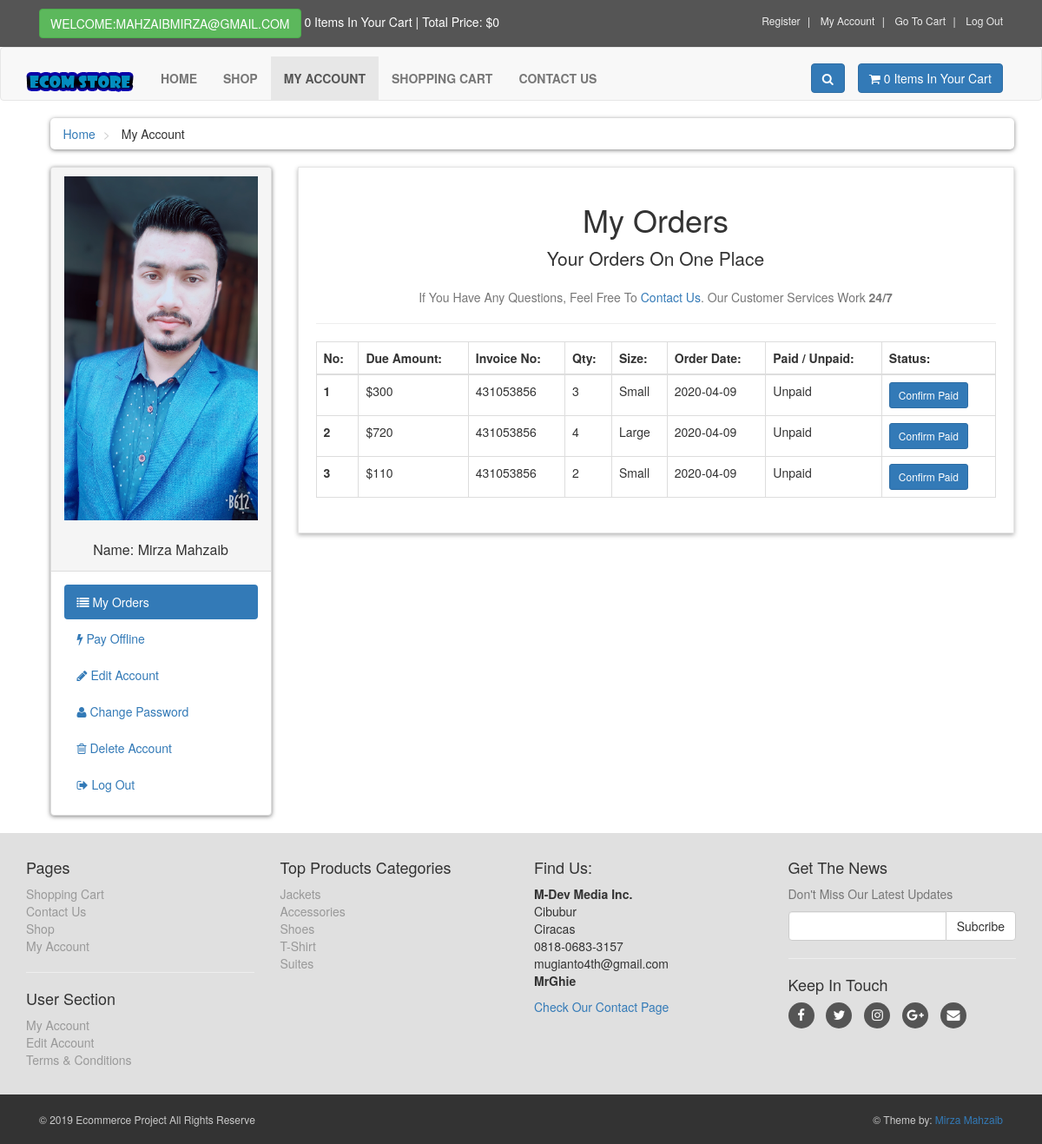
The app's page /customer/my_account.php?my_orders (signed in) with its own data.
### tables this page shows
CREATE TABLE `customers` (
  `customer_id` int(10) NOT NULL,
  `customer_name` varchar(255) NOT NULL,
  `customer_email` varchar(255) NOT NULL,
  `customer_pass` varchar(255) NOT NULL,
  `customer_country` text NOT NULL,
  `customer_city` text NOT NULL,
  `customer_contact` varchar(255) NOT NULL,
  `customer_address` text NOT NULL,
  `customer_image` text NOT NULL,
  `customer_ip` varchar(100) NOT NULL
);

CREATE TABLE `customer_orders` (
  `order_id` int(10) NOT NULL,
  `customer_id` int(10) NOT NULL,
  `due_amount` int(100) NOT NULL,
  `invoice_no` int(100) NOT NULL,
  `qty` int(10) NOT NULL,
  `size` text NOT NULL,
  `order_date` date NOT NULL,
  `order_status` text NOT NULL
);

CREATE TABLE `product_categories` (
  `p_cat_id` int(10) NOT NULL,
  `p_cat_title` text NOT NULL,
  `p_cat_top` text NOT NULL,
  `p_cat_image` text NOT NULL
);

### customer/my_orders.php (the view)
<center>
	<h1>My Orders</h1>
	<p class="lead">Your Orders On One Place</p>
	<p class="text-muted">
		If You Have Any Questions, Feel  Free  To  <a href="../contact.php">Contact Us</a>. Our Customer Services Work <b>24/7</b>
	</p>
</center>
<hr>
<div class="table-responsive">
	<table class="table table-bordered table-hover">
		<thead>
			<tr>
				<th>No:</th>
				<th>Due Amount:</th>
				<th>Invoice No:</th>
				<th>Qty:</th>
				<th>Size:</th>
				<th>Order Date:</th>
				<th>Paid / Unpaid:</th>
				<th>Status:</th>
			</tr>
		</thead>
		<tbody>
			<?php
			$customer_session = $_SESSION['customer_email'];
			$get_customer = "SELECT * FROM customers WHERE  customer_email='$customer_session'";
			$run_customer = mysqli_query($con,$get_customer);
			$row_customer = mysqli_fetch_array($run_customer);
			$customer_id = $row_customer['customer_id'];
			$get_orders = "SELECT * FROM customer_orders WHERE customer_id='$customer_id'";
			$run_orders = mysqli_query($con,$get_orders);
			$i = 0;
			while ($row_orders=mysqli_fetch_array($run_orders)) {
				$order_id = $row_orders['order_id'];
				$due_amount = $row_orders['due_amount'];
				$invoice_no = $row_orders['invoice_no'];
				$qty = $row_orders['qty'];
				$size = $row_orders['size'];
				$order_date = substr($row_orders['order_date'],0,11);
				$order_status = $row_orders['order_status'];
				$i++;
				if ($order_status=='Pending') {
					$order_status = 'Unpaid';
				}else{
					$order_status = 'Paid';
				}
			?>
			<tr>
				<th><?php echo $i; ?></th>
				<td>$<?php echo $due_amount; ?></td>
				<td><?php echo $invoice_no; ?></td>
				<td><?php echo $qty; ?></td>
				<td><?php echo $size; ?></td>
				<td><?php echo $order_date; ?></td>
				<td><?php echo $order_status; ?></td>
				<td>
					<a href="confirm.php?order_id=<?php echo $order_id;?>" target="_blank" class="btn btn-primary btn-sm">Confirm Paid</a>
				</td>
			</tr>
			<?php } ?>
		</tbody>
	</table>
</div>

### customer/includes/sidebar.php
<div class="panel panel-default sidebar-menu">
	<div class="panel-heading">
		<?php
		$customer_session = $_SESSION['customer_email'];
		$get_customer = "SELECT * FROM customers WHERE customer_email='$customer_session'";
		$run_customer = mysqli_query($con,$get_customer);
		$row_customer = mysqli_fetch_array($run_customer);
		$customer_image = $row_customer['customer_image'];
		$customer_name = $row_customer['customer_name'];
		if (!isset($_SESSION['customer_email'])) {
		}else{
			echo "
				<center>
					<img src='customer_images/$customer_image' class='img-responsive'>
				</center>
				<br>
				<h3 class='panel-title' align='center'>
					Name: $customer_name
				</h3>
			";
		}
		?>
	</div>
	<div class="panel-body">
		<div class="nav-pills nav-stacked nav">
			<li class="<?php if(isset($_GET['my_orders'])){echo "active";} ?>">
				<a href="my_account.php?my_orders">
					<i class="fa fa-list"></i> My Orders
				</a>
			</li>
			<li class="<?php if(isset($_GET['pay_offline'])){echo "active";} ?>">
				<a href="my_account.php?pay_offline">
					<i class="fa fa-bolt"></i> Pay Offline
				</a>
			</li>
			<li class="<?php if(isset($_GET['edit_account'])){echo "active";} ?>">
				<a href="my_account.php?edit_account">
					<i class="fa fa-pencil"></i> Edit Account
				</a>
			</li>
			<li class="<?php if(isset($_GET['change_pass'])){echo "active";} ?>">
				<a href="my_account.php?change_pass">
					<i class="fa fa-user"></i> Change Password
				</a>
			</li>
			<li class="<?php if(isset($_GET['delete_account'])){echo "active";} ?>">
				<a href="my_account.php?delete_account">
					<i class="fa fa-trash-o"></i> Delete Account
				</a>
			</li>
			<li>
				<a href="logout.php">
					<i class="fa fa-sign-out"></i> Log Out
				</a>
			</li>
		</div>
	</div>
</div>

### customer/includes/footer.php (shortened to what this page needs)
<div id="footer">
	<div class="container">
		<div class="row">
			<div class="col-sm-6 col-md-3">
				<h4>Pages</h4>
				<ul>
					<li>
						<a href="../cart.php">Shopping Cart</a>
					</li>
					<li>
						<a href="../contact.php">Contact Us</a>
					</li>
					<li>
						<a href="../shop.php">Shop</a>
					</li>
					<li>
						<a href="my_account.php">My Account</a>
					</li>
				</ul>
				<hr>
				<h4>User Section</h4>
				<ul>
					<li>
						<?php
							if (!isset($_SESSION['customer_email'])) {
								echo "<a href='../checkout.php'> Login </a>";
							}else{
								echo "<a href='my_account.php?my_orders'> My Account </a>";
							}
						?>
					</li>
					<li>
						<?php
							if (!isset($_SESSION['customer_email'])) {
								echo "<a href='../checkout.php'> Login </a>";
							}else{
								echo "<a href='my_account.php?edit_account'> Edit Account </a>";
							}
						?>
					</li>
					<li>
						<a href="../terms.php">Terms & Conditions</a>
					</li>
				</ul>
			</div>
			<div class="col-sm-6 col-md-3">
				<h4>Top Products Categories</h4>
				<ul>
					<?php
						$get_p_cats = "SELECT * FROM product_categories";
						$run_p_cats = mysqli_query($con,$get_p_cats);
						while ($row_p_cats=mysqli_fetch_array($run_p_cats)) {
							$p_cat_id = $row_p_cats['p_cat_id'];
							$p_cat_title = $row_p_cats['p_cat_title'];
							echo "
								<li>
									<a href='../shop.php?p_cat=$p_cat_id'>
										$p_cat_title
									</a>
								</li>
							";
						}
					?>
				</ul>
			</div>
			<div class="col-sm-6 col-md-3">
				<h4>Find Us:</h4>
				<p>
					<strong>M-Dev Media Inc.</strong>
					<br>Cibubur
					<br>Ciracas
					<br>0818-0683-3157
					<br>mugianto4th@gmail.com
					<br><strong>MrGhie</strong>
				</p>
				<a href="../contact.php">Check Our Contact Page</a>
			</div>
			<div class="col-sm-6 col-md-3">
				<h4>Get The News</h4>
				<p class="text-muted">
					Don't Miss Our Latest Updates
				</p>
				<form action="" method="post">
					<div class="input-group">
						<input type="text" name="email" class="form-control">
						<span class="input-group-btn">
							<input type="submit" value="Subcribe" class="btn btn-default">
						</span>
					</div>
				</form>
				<hr>
				<h4>Keep In Touch</h4>
				<p class="social">
					<a href="../#" class="fa fa-facebook"></a>
					<a href="../#" class="fa fa-twitter"></a>
					<a href="../#" class="fa fa-instagram"></a>
					<a href="../#" class="fa fa-google-plus"></a>
					<a href="../#" class="fa fa-envelope"></a>
				</p>
			</div>
		</div>
	</div>
</div>
<div id="copyright">
	<div class="container">
		<div class="col-md-6">
			<p class="pull-left">&copy; 2019 Ecommerce Project All Rights Reserve</p>
		</div>
		<div class="col-md-6">
			<p class="pull-right">&copy; Theme by: <a href="#">Mirza Mahzaib</a></p>
		</div>
	</div>
</div>

### customer/styles/custom.css (style rules this page uses)
body { font-size: 14px; line-height: 1.42857143; color: #333333; background:#f0f0f0; overflow-x: hidden; }
.btn-primary { color: rgb(255,255,255); background:rgb(79,191,168); border-color: rgb(65,179,156); }
#content .panel.sidebar-menu { box-sizing: border-box !important; box-shadow: 0px 1px 5px rgba(0,0,0,.5) !important; }
#content .panel.sidebar-menu h3 { padding:5px 0px; margin: 0px !important; }
#footer { background: #e0e0e0 !important; padding: 20px 0 !important; }
#footer ul { list-style: none ; padding-left: 0px ; }
#footer ul a { color: #999999 ; padding:0; text-decoration: none; }
#footer .social { text-align: left ; }
#footer .social a { margin: 0px 10px 0px 0px ; display: inline-block ; color: #ffffff ; width: 30px ; height: 30px ; border-radius: 15px ; line-height: 30px ; text-align: center ; font-size: 15px ; vertical-align: bottom ; background: #555555 ; text-decoration: none; }
#copyright { background:#333333; color: #cccccc; padding: 20px 0; font-size: 12px; }
#copyright p { margin: 0px; }

### records on screen
customers: customer_image (picture), customer_name "Mirza Mahzaib"
customer_orders: due_amount "300", invoice_no "431053856", qty "3", size "Small", order_date "2020-04-09", order_status "Unpaid"
customer_orders: due_amount "720", invoice_no "431053856", qty "4", size "Large", order_date "2020-04-09", order_status "Unpaid"
customer_orders: due_amount "110", invoice_no "431053856", qty "2", size "Small", order_date "2020-04-09", order_status "Unpaid"
product_categories: p_cat_title "Jackets"
product_categories: p_cat_title "Accessories"
product_categories: p_cat_title "Shoes"
product_categories: p_cat_title "T-Shirt"
product_categories: p_cat_title "Suites"

### other values on screen
$_SESSION['customer_email'] "MAHZAIBMIRZA@GMAIL.COM"
$count_items "0 0"
$total "0"
